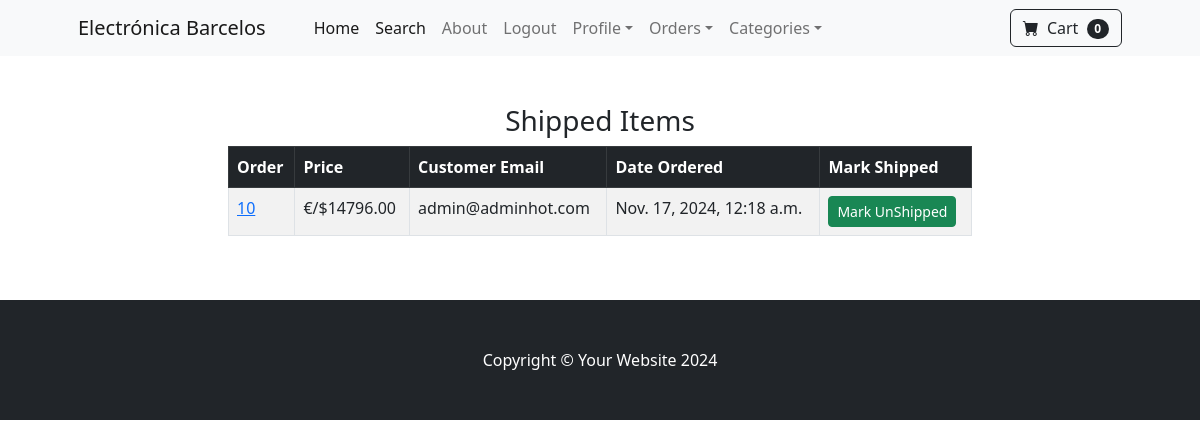
Before: /payment/shipped_dash (signed in) with the older database file.
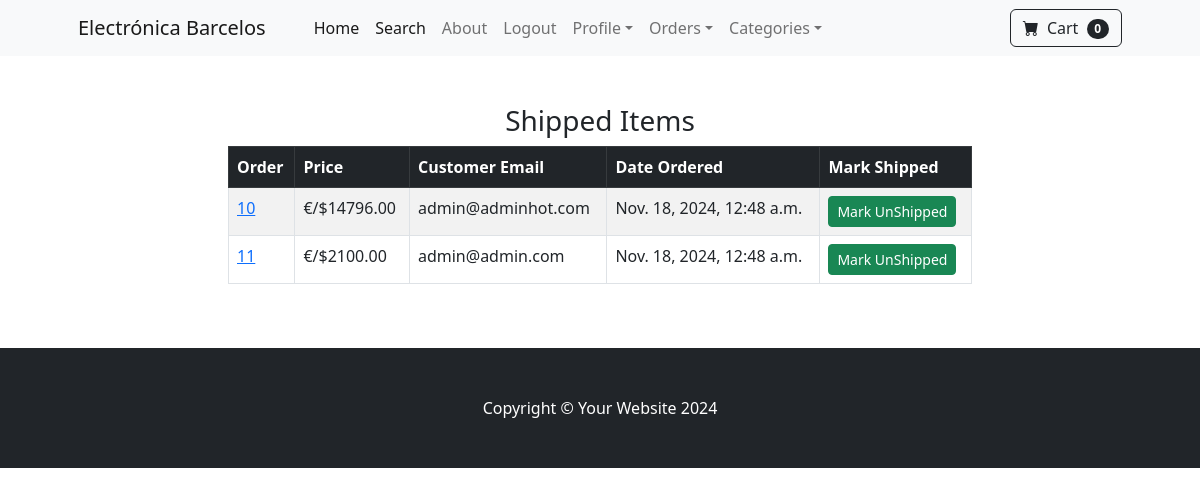
After: the same page with the newer database file.
### payment/models.py (models this page shows, shortened)
class Order(models.Model):
    user = models.ForeignKey(User, on_delete=models.CASCADE, null=True, blank=True)
    full_name = models.CharField(max_length=250)
    email = models.EmailField(max_length=250)
    shipping_address = models.TextField(max_length=15000)
    amount_paid = models.DecimalField(max_digits=10, decimal_places=2)
    date_ordered = models.DateTimeField(auto_now_add=True)
    shipped = models.BooleanField(default=False)
    date_shipped = models.DateTimeField(blank=True, null=True)

### payment/views.py (the view, shortened to what this page needs)
# urls.py: path('shipped_dash', views.shipped_dash, name='shipped_dash'),
def shipped_dash(request):
    if request.user.is_authenticated and request.user.is_superuser:
        orders = Order.objects.filter(shipped=True)
        return render(request, "payment/shipped_dash.html", {"orders":orders})
    else:
        messages.success(request, "Access Denied")
        return redirect('home')

### cart/cart.py (called while the page is built)
    def __len__(self):
        return len(self.cart)

### cart/context_processors.py (called while the page is built)
def cart(request):
    return {'cart': Cart(request)}

### payment/templates/payment/shipped_dash.html (shortened to what this page needs)
{% extends 'base.html' %}
{% block content %}
    <div class="container">
        <div class="row">
            <center>
                <div class="col-8">
                    <br><br>
                    <h3>Shipped Items</h3>
                    <table class="table table-striped table-hover table-bordered">
                        <thead class="table-dark">
                          <tr>
                            <th scope="col">Order</th>
                            <th scope="col">Price</th>
                            <th scope="col">Customer Email</th>
                            <th scope="col">Date Ordered</th>
                            <th scope="col">Mark Shipped</th>
                          </tr>
                        </thead>
                        <tbody>
                          {% for item in orders %}
                          <tr>
                            <td><a href="{% url 'orders' item.id %}">{{ item.id }}</a></td>
                            <td>€/${{ item.amount_paid }}</td>
                            <td>{{ item.email }}</td>
                            <td>{{ item.date_shipped }}</td>
                            <td>
                                <form method="POST">
                                    <button type="Submit" class="btn btn-success btn-sm">Mark UnShipped</button>
                                </form>
                            </td>
                          </tr>
                          {% endfor %}
                        </tbody>
                      </table>
                    <br><br>
                </div>
            </center>
        </div>
    </div>
{% endblock  %}

Changed rows visible on the page:
changed Order "admin@adminhot.com": date_shipped "Nov. 17, 2024, 12:18 a.m." → "Nov. 18, 2024, 12:48 a.m."
now on this page (row edited): Order: id "11", amount_paid "2100.00", email "admin@admin.com", date_shipped "Nov. 18, 2024, 12:48 a.m."
